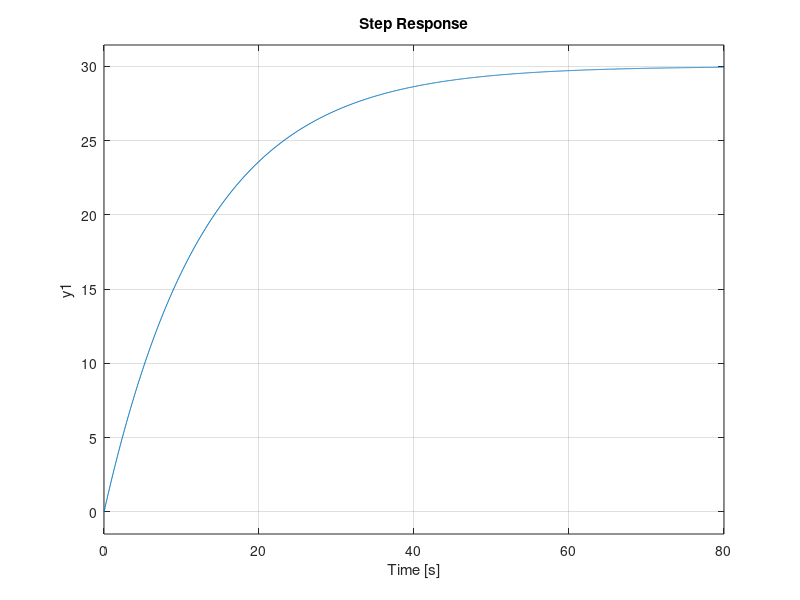

Reproduce this figure in MATLAB.
%%%paper graph plots

%%% plot data
incs=[ 10 15 20 25 30];
dts=0.02;
H=tf(dts*[1 0],[1 -1],dts);
% H=c2d(tf([1],[ 1 0]),dts);
%%%r;ls model G(z,inc)

%      Linear model Poly1:
%      fittedmodel(x) = p1*x + p2
%      Coefficients (with 95% confidence bounds):
       pc1 =     0.01175 ; %(0.007117, 0.01639)
       pc2 =     -0.4797  ;%(-0.5739, -0.3854)
       
%             Linear model Poly1:
%      fittedmodel3(x) = p1*x + p2
%      Coefficients (with 95% confidence bounds):
       gc1 =      -0.059 ;% (-0.08923, -0.02877)
       gc2 =       1.857 ;% (1.243, 2.472)

rlspoles=pc1*incs+pc2;
rlsgains=gc1*incs+gc2;


fig=figure;hold on;
for i=1:size(incs,2)
    Gz=zpk([],rlspoles(i),rlsgains(i),dts);

    %step(Gz);
%         step(Gz*H);

    step(incs(i)*feedback(Gz*H,1));
    
    
end

saveas(fig,'simrls.eps','epsc');
